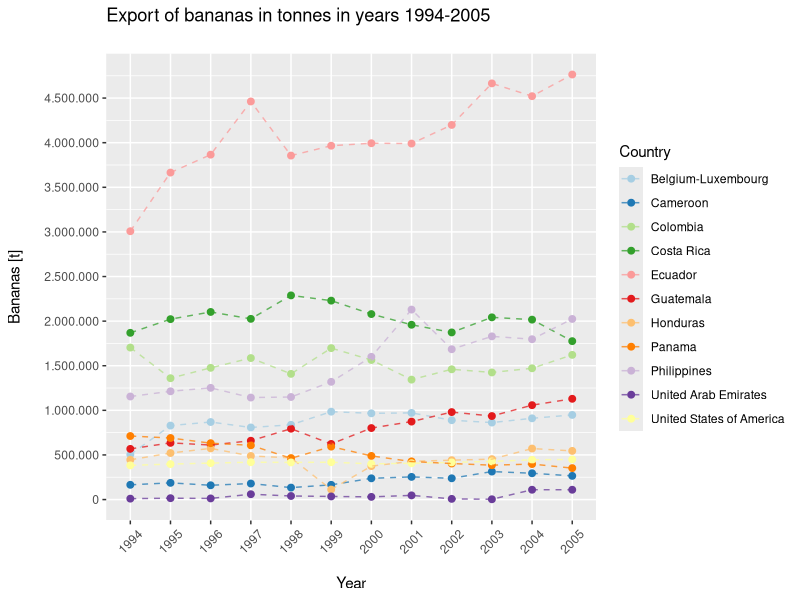
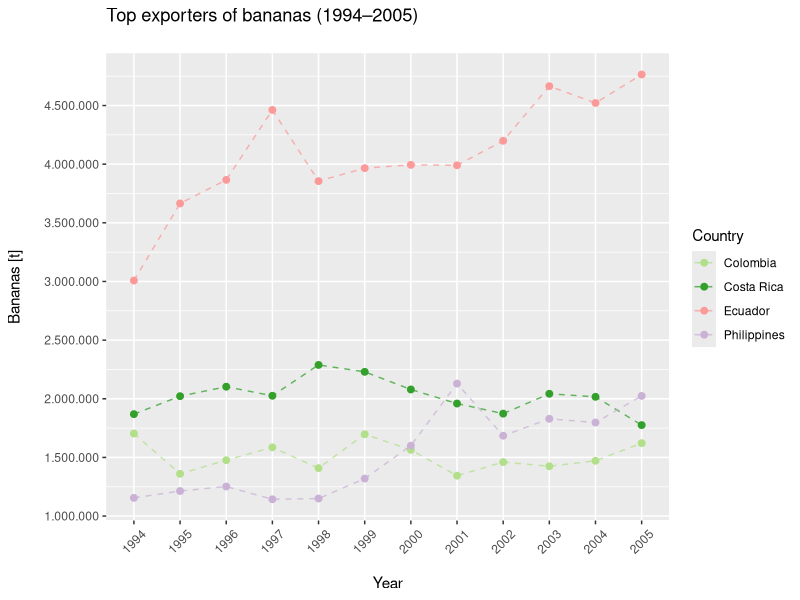
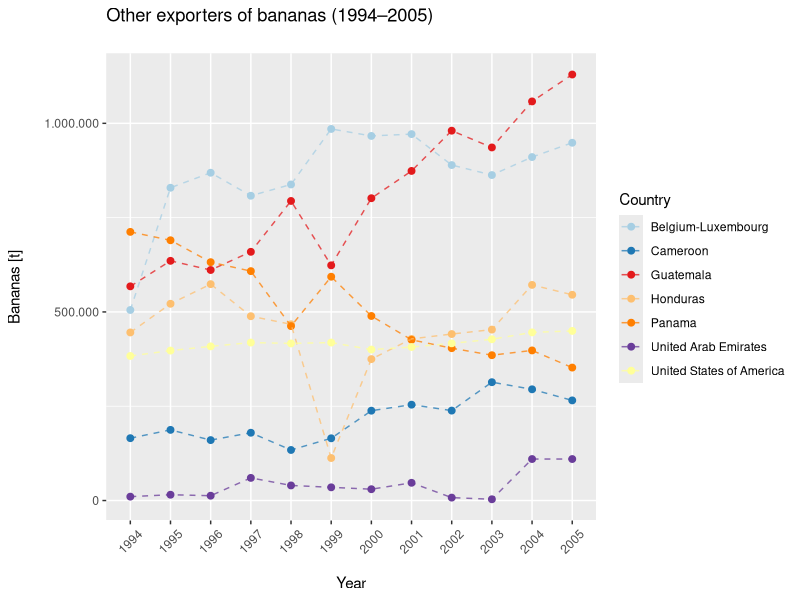

Generate these figures, in order, with R:
## ---- chunk 1
# I load all necessary packages
library("readr")
library("tidyr")
library("dplyr")
library("ggplot2")
library("scales")
library("RColorBrewer")
## ---- chunk 2
# This function is used to generate graphs :)
# I use this formula to create three graphs, so I decided to put it in a function
# It creates an overlapping point and line plot
# Values are grouped by country (Area)
# I tweaked the spacing of some elements (theme)
# I also wanted the Y-axis to look neat and informative (scale_y_continuous)
make_banana_plot <- function(given_data, given_title) 
  {
  ggplot(data = given_data, aes(x = factor(Year), y=Value)) +
  geom_point(size = 2, aes(colour = Area)) +
  geom_line(linetype = "dashed", alpha=0.75, aes(group = Area, colour = Area)) +
  labs(title=given_title, 
       x="Year", 
       y="Bananas [t]",
       colour = "Country") +
  theme(axis.text.x = element_text(angle=45, vjust = 0.5, hjust=0.5),
        plot.title = element_text(margin = margin(b = 20)),
        axis.title.x = element_text(margin = margin(t = 15)),
        axis.title.y = element_text(margin = margin(r = 15))) +
  scale_y_continuous(
        breaks = seq(0, max(banana_data$Value), by = 500000),
        labels = scales::label_number(big.mark = ".", decimal.mark = ",")) +
  scale_colour_manual(values = my_colour_set)}
## ---- chunk 3
# I opened my CSV file and saved it to the banana_data variable
# I also read Unit column as text, because read_csv converted tonnes (t) into TRUE
banana_data <- read_csv("FAOSTAT_data.csv", col_types = cols(Unit = col_character()))
banana_data

# I had to change record names, because Belgium and Belgium-Luxembourg were separated until the year 2000 
banana_data <- banana_data %>%
  mutate(Area = if_else(Area == "Belgium", "Belgium-Luxembourg", Area))

# I don't want the colours to change between plots so
# I create a set of colours for different areas in the banana_data dataset
# I steal colours from the brewer palette "Paired" and assign each one a name (area name)
paired_colours <- brewer.pal(n = length(unique(banana_data$Area)), name = "Paired")
my_colour_set <- setNames(paired_colours, unique(banana_data$Area))

# Here I use my handy function to generate a banana plot
make_banana_plot(banana_data, "Export of bananas in tonnes in years 1994-2005")
## ---- chunk 4
# I split my data into two parts
# I use my banana plot function again! 
banana_data_1 <- subset(banana_data, Area %in% c("Ecuador", "Costa Rica", "Colombia", "Philippines"))
make_banana_plot(banana_data_1, "Top exporters of bananas (1994–2005)")

banana_data_2 <- subset(banana_data, !(Area %in% banana_data_1$Area))
make_banana_plot(banana_data_2, "Other exporters of bananas (1994–2005)")
